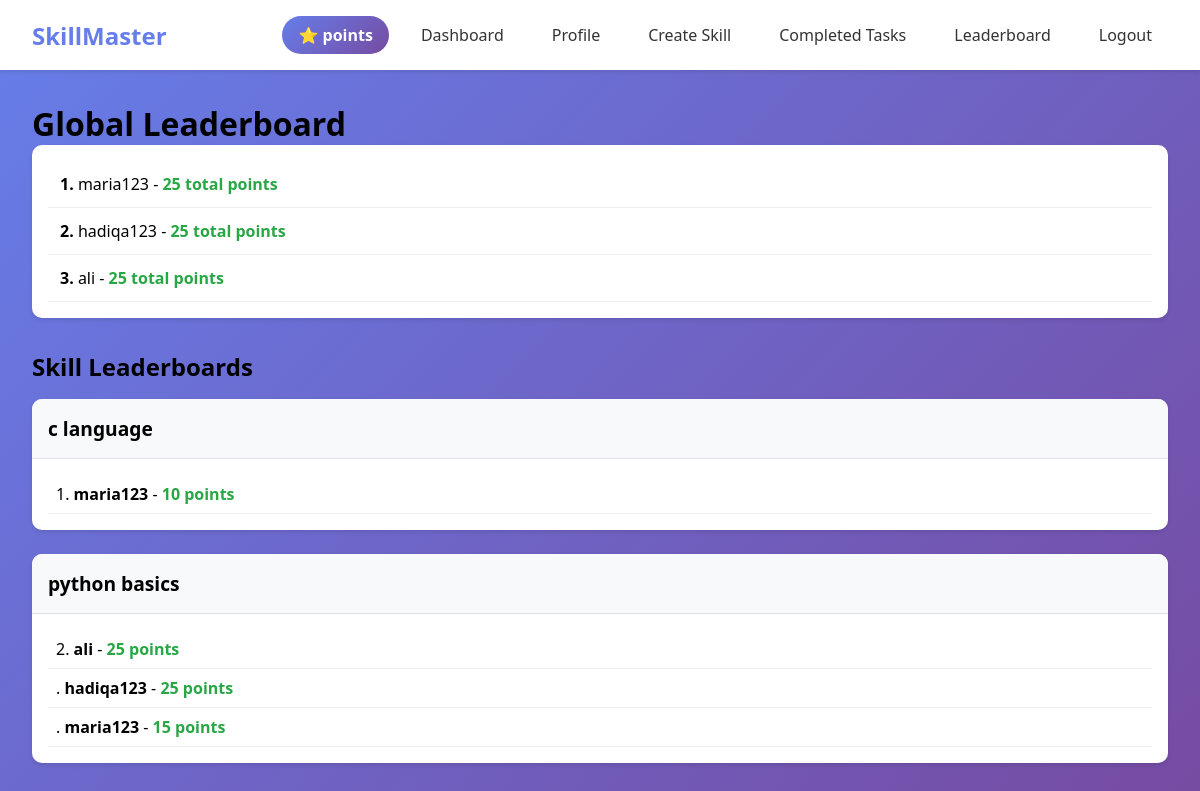
/leaderboard (signed in), run on the app's committed database.
### tables this page shows
CREATE TABLE users (
            id INTEGER PRIMARY KEY AUTOINCREMENT,
            username TEXT UNIQUE NOT NULL,
            password TEXT NOT NULL,
            created_at TIMESTAMP DEFAULT CURRENT_TIMESTAMP
        , total_points INTEGER DEFAULT 0);

CREATE TABLE user_skill_points (
            id INTEGER PRIMARY KEY AUTOINCREMENT,
            user_id INTEGER,
            skill_id INTEGER,
            points INTEGER DEFAULT 0,
            FOREIGN KEY (user_id) REFERENCES users (id),
            FOREIGN KEY (skill_id) REFERENCES skills (id),
            UNIQUE(user_id, skill_id)
        );

CREATE TABLE skills (
            id INTEGER PRIMARY KEY AUTOINCREMENT,
            name TEXT NOT NULL,
            description TEXT,
            created_by INTEGER,
            created_at TIMESTAMP DEFAULT CURRENT_TIMESTAMP,
            is_active BOOLEAN DEFAULT 1,
            FOREIGN KEY (created_by) REFERENCES users (id)
        );

### app.py (the view)
@app.route("/leaderboard")
def leaderboard():
    if "user_id" not in session:
        return redirect(url_for("login"))
    with sqlite3.connect("users.db") as conn:
        cursor = conn.cursor()
        cursor.execute("""
            SELECT username, total_points
            FROM users
            ORDER BY total_points DESC
            LIMIT 20
        """)
        global_leaderboard = cursor.fetchall()
        cursor.execute("""
            SELECT s.id, s.name, u.username, usp.points
            FROM user_skill_points usp
            JOIN skills s ON usp.skill_id = s.id
            JOIN users u ON usp.user_id = u.id
            WHERE s.is_active = 1
            ORDER BY s.name, usp.points DESC
        """)
        skill_leaderboards = cursor.fetchall()
    return render_template("leaderboard.html",
                         global_leaderboard=global_leaderboard,
                         skill_leaderboards=skill_leaderboards)

### templates/leaderboard.html (shortened to what this page needs)
{% extends "base.html" %}
{% block content %}
<h1>Global Leaderboard</h1>
<div class="card">
    <div class="card-body">
        {% for user in global_leaderboard %}
        <div style="padding: 0.75rem; border-bottom: 1px solid #eee;">
            <strong>{{ loop.index }}.</strong> {{ user[0] }} - <span class="points">{{ user[1] }} total points</span>
        </div>
        {% else %}
        <p>No users yet.</p>
        {% endfor %}
    </div>
</div>
<h2 style="margin-top: 2rem;">Skill Leaderboards</h2>
{% set current_skill = namespace(name='') %}
{% for entry in skill_leaderboards %}
    {% if current_skill.name != entry[1] %}
        {% if not loop.first %}</div></div>{% endif %}
        <div class="card" style="margin-top: 1rem;">
            <div class="card-header">{{ entry[1] }}</div>
            <div class="card-body">
        {% set current_skill.name = entry[1] %}
    {% endif %}
    <div style="padding: 0.5rem; border-bottom: 1px solid #eee;">
        {{ loop.index if current_skill.name != skill_leaderboards[loop.index0-1][1] else '' }}.
        <strong>{{ entry[2] }}</strong> - <span class="points">{{ entry[3] }} points</span>
    </div>
    {% if loop.last %}</div></div>{% endif %}
{% else %}
<p>No skill leaderboards available yet.</p>
{% endfor %}
{% endblock %}

### templates/base.html (style rules this page uses)
* { margin: 0; padding: 0; box-sizing: border-box; }
body { font-family: 'Segoe UI', Tahoma, Geneva, Verdana, sans-serif; background: linear-gradient(135deg, #667eea 0%, #764ba2 100%); min-height: 100vh; }
.card { background: white; border-radius: 10px; box-shadow: 0 2px 4px rgba(0,0,0,0.1); margin-bottom: 1.5rem; overflow: hidden; }
.card-header { background: #f8f9fa; padding: 1rem; border-bottom: 1px solid #dee2e6; font-weight: bold; font-size: 1.2rem; }
.card-body { padding: 1rem; }
.points { color: #28a745; font-weight: bold; }

### data on the page
users: username "maria123", total_points "25"
users: username "hadiqa123", total_points "25"
users: username "ali", total_points "25"
user_skill_points: name "c language", username "maria123", points "10"
user_skill_points: name "python basics", username "ali", points "25"
user_skill_points: username "hadiqa123", points "25"
user_skill_points: username "maria123", points "15"
